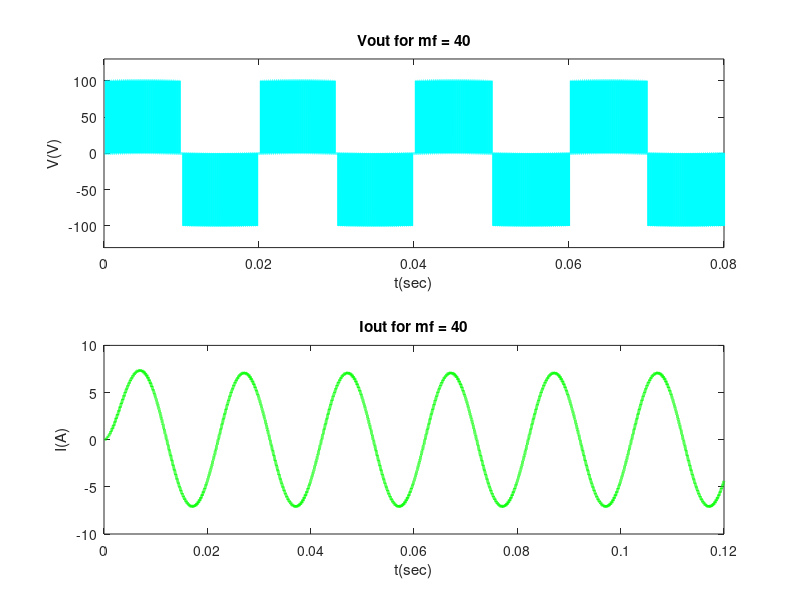
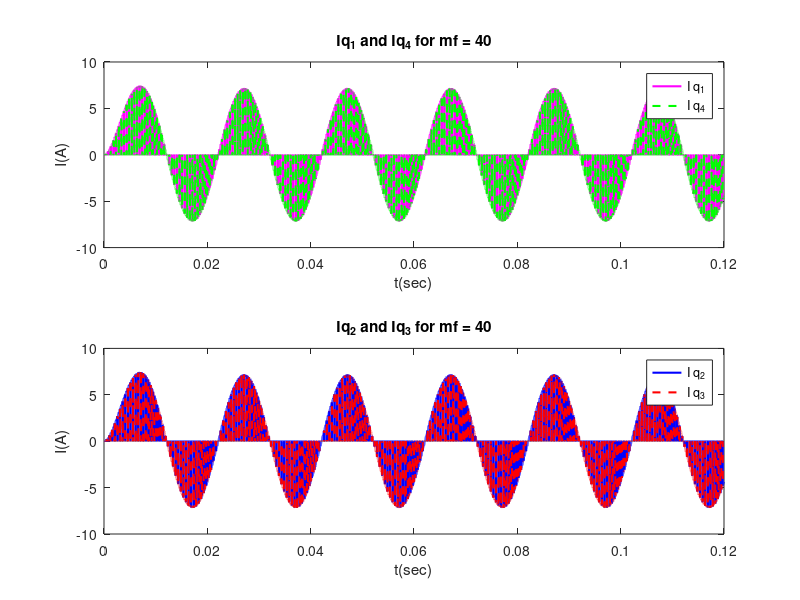
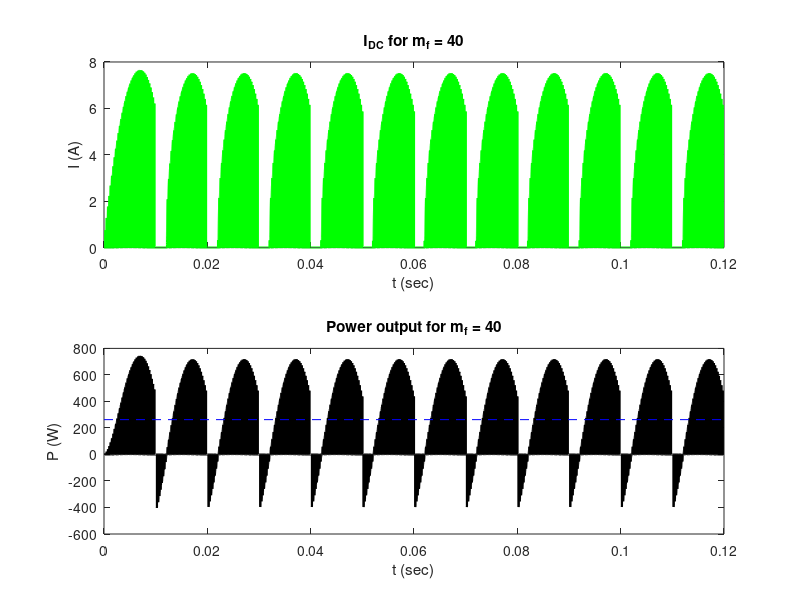
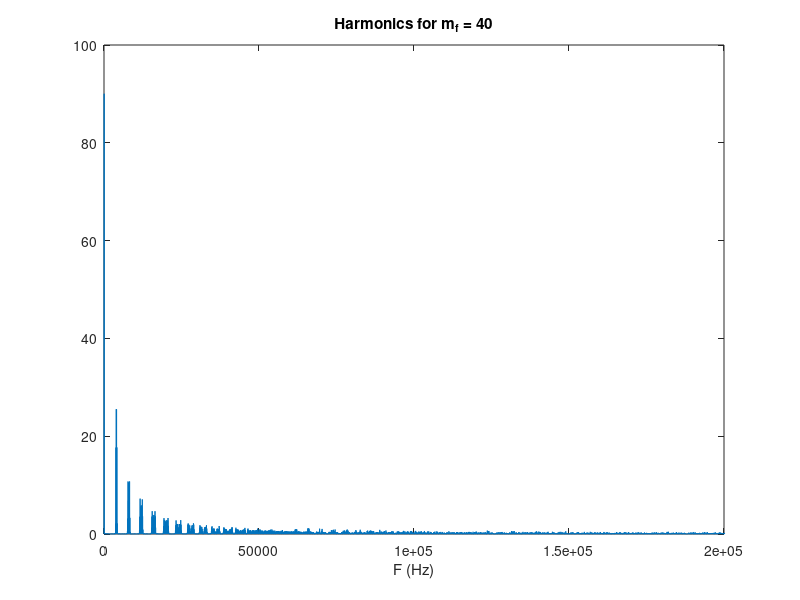

Reproduce these figures in MATLAB, in order.
clear all; % Clear all variables in the workspace
close all; % Close all open figures
clc; % Clear the command window

pkg load signal; % Load the signal package for additional signal processing functions

V_dc = 100; % DC voltage
R = 10; % Resistance
L = 0.025; % Inductance
f = 50; % Frequency
T = 1/f; % Period

dt = 10^(-6); % Time step

for m_f = [40 200] % Iterate for two values of m_f
    m_a = 0.9; % Amplitude modulation index
    t = 0:dt:6*T-dt; % Time vector

    Vsine = m_a*sin(2*pi*f*t); % Sine waveform with amplitude modulation
    Vsineopp = -Vsine; % Opposite of the sine waveform

    Vsaw = sawtooth(2*pi*f*m_f*t - pi/2, 0.5); % Sawtooth waveform with frequency modulation

    q_1 = zeros(length(t), 1); % Initialize q1
    q_2 = zeros(length(t), 1); % Initialize q2
    q_3 = zeros(length(t), 1); % Initialize q3
    q_4 = zeros(length(t), 1); % Initialize q4

    Va = zeros(length(t), 1); % Initialize Va
    Vb = zeros(length(t), 1); % Initialize Vb
    Voutput = zeros(length(t), 1); % Initialize the output voltage
    Ioutput = zeros(length(t), 1); % Initialize the output current

    for i = 1:1:length(t)
        % Determine the states of q1, q2, q3, and q4 based on the comparison between Vsine and Vsaw
        if Vsine(i) > Vsaw(i)
            q_1(i) = 1;
            Va(i) = V_dc;
        elseif Vsine(i) < Vsaw(i)
            q_4(i) = 1;
            Va(i) = 0;
        end

        % Determine the states of q2 and q3 based on the comparison between Vsineopp and Vsaw
        if Vsineopp(i) > Vsaw(i)
            q_3(i) = 1;
            Vb(i) = V_dc;
        elseif Vsineopp(i) < Vsaw(i)
            q_2(i) = 1;
            Vb(i) = 0;
        end

        Voutput(i) = Va(i) - Vb(i); % Calculate the output voltage

        if i > 1
            % Calculate the output current using the previous current and the output voltage
            Ioutput(i) = L/(R*dt+L)*Ioutput(i-1) + dt/(R*dt+L)*Voutput(i);
            I(i) = Ioutput(i);

            % Multiply the states q1, q2, q3, and q4 by the current
            q_1(i) = q_1(i) * I(i);
            q_2(i) = q_2(i) * I(i);
            q_3(i) = q_3(i) * I(i);
            q_4(i) = q_4(i) * I(i);
        end
    end

figure;
% Plot Voutput
subplot(2,1,1);
plot(t, Voutput, 'c', 'LineWidth', 1.5);
title(['Vout for mf = ' num2str(m_f)]);
ylabel('V(V)');
xlabel('t(sec)');
xlim([-0 0.08]);
ylim([-130 130]);


subplot(2,1,2)
plot(t,Ioutput, 'g', 'LineWidth', 2);
ylabel('I(A)');
xlabel('t(sec)');
title(['Iout for mf = ' num2str(m_f)]);


figure
subplot(2,1,1)
plot(t,q_1, 'm', 'LineWidth', 1.5);
hold on;
plot(t,q_4, 'g--', 'LineWidth', 1.5);
hold off;
legend('I q_1','I q_4');
title(['Iq_1 and Iq_4 for mf = ' num2str(m_f)]);
ylabel('I(A)');
xlabel('t(sec)');
subplot(2,1,2)
plot(t,q_2, 'b', 'LineWidth', 1.5);
hold on;
plot(t,q_3, 'r--', 'LineWidth', 1.5);
hold off;
legend('I q_2','I q_3');
title(['Iq_2 and Iq_3 for mf = ' num2str(m_f)]);
ylabel('I(A)');
xlabel('t(sec)');

Vout_rms = rms(Voutput(1:20000));
Iout_rms = rms(Ioutput(1:20000));

Z = sqrt(R^2 + (2*pi*f*L)^2);
poutput = Ioutput .* Voutput;
S = Vout_rms * Iout_rms;
P = Iout_rms^2 * R * ones(20000, 1);
idc = sqrt(poutput / Z);

figure;
subplot(2,1,1)
plot(t, idc,'g', 'LineWidth', 1.5);
ylabel('I (A)');
title(['I_{DC} for m_f = ' num2str(m_f)]);
xlabel('t (sec)');
subplot(2,1,2)
plot(t, poutput,'black', 'LineWidth', 1.5);
title(['Power output for m_f = ' num2str(m_f)]);
ylabel('P (W)');
xlabel('t (sec)');
% Add a horizontal line at y = 390.21
yValue = 262.63;
xLimits = xlim;  % Get the x-axis limits
line(xLimits, [yValue, yValue], 'Color', 'blue', 'LineStyle', '--');

%% power factor
pf = P / S;
disp(['PowerFactor for m_f = ' num2str(m_f) ': ']);
disp(pf(1));


NFFT = 20000;
frequency = (1/ dt) / 2 * linspace(0, 1, NFFT/2+1);
Vharm = fft(Voutput, NFFT) / 20000;

figure;
plot(frequency, 2 * abs(Vharm(1:NFFT/2+1)));
title(['Harmonics for m_f = ' num2str(m_f)]);
xlabel('F (Hz)');
xlim([0 200000]);


end
